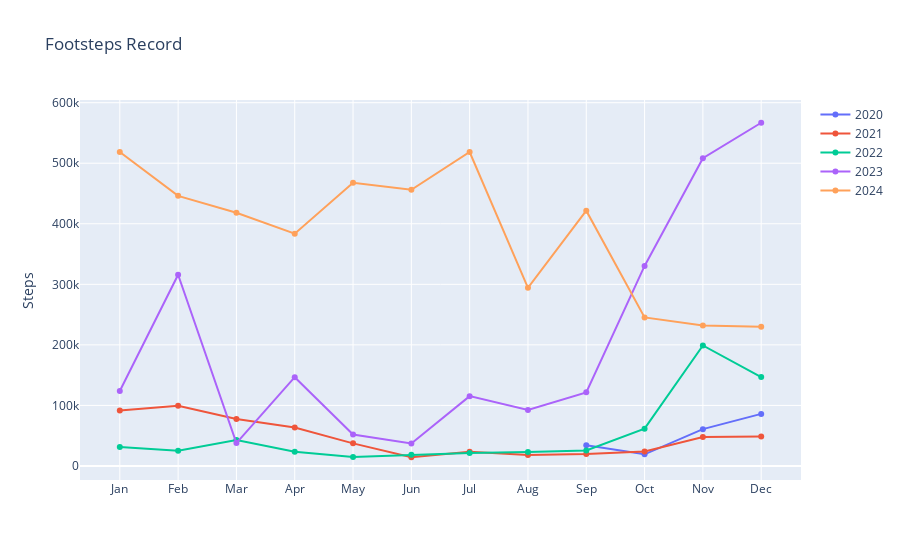

Notebook code cell kept with this figure:
### Markdown cell above
### Steps Tracker

### Code cell
import plotly.graph_objs as go

x = ['Jan', 'Feb', 'Mar', 'Apr', 'May', 'Jun', 'Jul', 'Aug', 'Sep', 'Oct', 'Nov', 'Dec']

y2017 = [None, None, None, None, None, None, None, None, None, None, None, 37345]
y2018 = [193551, 204407, 268522, None, None, None, None, None, None, None, None, None]
y2020 = [None, None, None, None, None, None, None, None, 34145, 19265, 60831, 86021]
y2021 = [91506, 99418, 77419, 63357, 37328, 14389, 23352, 18189, 19706, 23994, 47694, 48842]
y2022 = [31387, 25289, 42968, 23427, 15001, 18343, 21577, 23111, 25447, 61596, 199024, 146760]
y2023 = [123830, 315780, 37861, 146627, 51878, 37164, 115345, 92361, 121598, 330430, 508260, 566866]
y2024 = [518578, 446091, 418255, 383654, 467748, 456237, 518531, 294184, 421650, 245350, 231934, 230000]

fig = go.Figure()
# fig.add_trace(go.Scatter(x=x, y=y2017, mode='lines+markers', name='2017'))
# fig.add_trace(go.Scatter(x=x, y=y2018, mode='lines+markers', name='2018'))
fig.add_trace(go.Scatter(x=x, y=y2020, mode='lines+markers', name='2020'))
fig.add_trace(go.Scatter(x=x, y=y2021, mode='lines+markers', name='2021'))
fig.add_trace(go.Scatter(x=x, y=y2022, mode='lines+markers', name='2022'))
fig.add_trace(go.Scatter(x=x, y=y2023, mode='lines+markers', name='2023'))
fig.add_trace(go.Scatter(x=x, y=y2024, mode='lines+markers', name='2024'))
fig.update_layout(title='Footsteps Record', yaxis_title='Steps')
fig.show()

### Figure 1 — Plotly figure (JSON) as saved in the notebook; plotly's stock layout.template omitted (floating-point values rounded to 4 significant figures)
{"data": [{"mode": "lines+markers", "name": "2020", "type": "scatter", "x": ["Jan", "Feb", "Mar", "Apr", "May", "Jun", "Jul", "Aug", "Sep", "Oct", "Nov", "Dec"], "y": [null, null, null, null, null, null, null, null, 34145, 19265, 60831, 86021]}, {"mode": "lines+markers", "name": "2021", "type": "scatter", "x": ["Jan", "Feb", "Mar", "Apr", "May", "Jun", "Jul", "Aug", "Sep", "Oct", "Nov", "Dec"], "y": [91506, 99418, 77419, 63357, 37328, 14389, 23352, 18189, 19706, 23994, 47694, 48842]}, {"mode": "lines+markers", "name": "2022", "type": "scatter", "x": ["Jan", "Feb", "Mar", "Apr", "May", "Jun", "Jul", "Aug", "Sep", "Oct", "Nov", "Dec"], "y": [31387, 25289, 42968, 23427, 15001, 18343, 21577, 23111, 25447, 61596, 199024, 146760]}, {"mode": "lines+markers", "name": "2023", "type": "scatter", "x": ["Jan", "Feb", "Mar", "Apr", "May", "Jun", "Jul", "Aug", "Sep", "Oct", "Nov", "Dec"], "y": [123830, 315780, 37861, 146627, 51878, 37164, 115345, 92361, 121598, 330430, 508260, 566866]}, {"mode": "lines+markers", "name": "2024", "type": "scatter", "x": ["Jan", "Feb", "Mar", "Apr", "May", "Jun", "Jul", "Aug", "Sep", "Oct", "Nov", "Dec"], "y": [518578, 446091, 418255, 383654, 467748, 456237, 518531, 294184, 421650, 245350, 231934, 230000]}], "layout": {"title": {"text": "Footsteps Record"}, "yaxis": {"title": {"text": "Steps"}}}}
